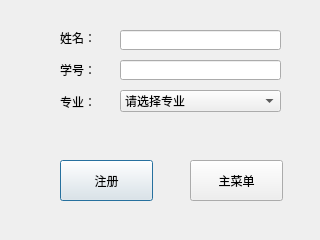
<?xml version="1.0" encoding="UTF-8"?>
<ui version="4.0">
 <class>Register</class>
 <widget class="QDialog" name="Register">
  <property name="geometry">
   <rect>
    <x>0</x>
    <y>0</y>
    <width>320</width>
    <height>240</height>
   </rect>
  </property>
  <property name="windowTitle">
   <string>Dialog</string>
  </property>
  <widget class="QLabel" name="label">
   <property name="geometry">
    <rect>
     <x>60</x>
     <y>30</y>
     <width>54</width>
     <height>16</height>
    </rect>
   </property>
   <property name="text">
    <string>姓名：</string>
   </property>
  </widget>
  <widget class="QLabel" name="label_2">
   <property name="geometry">
    <rect>
     <x>60</x>
     <y>60</y>
     <width>54</width>
     <height>20</height>
    </rect>
   </property>
   <property name="text">
    <string>学号：</string>
   </property>
  </widget>
  <widget class="QLabel" name="label_3">
   <property name="geometry">
    <rect>
     <x>60</x>
     <y>92</y>
     <width>54</width>
     <height>20</height>
    </rect>
   </property>
   <property name="text">
    <string>专业：</string>
   </property>
  </widget>
  <widget class="QLabel" name="label_4">
   <property name="geometry">
    <rect>
     <x>83</x>
     <y>130</y>
     <width>161</width>
     <height>20</height>
    </rect>
   </property>
   <property name="text">
    <string/>
   </property>
  </widget>
  <widget class="QLineEdit" name="lineEdit">
   <property name="geometry">
    <rect>
     <x>120</x>
     <y>30</y>
     <width>161</width>
     <height>20</height>
    </rect>
   </property>
  </widget>
  <widget class="QLineEdit" name="lineEdit_2">
   <property name="geometry">
    <rect>
     <x>120</x>
     <y>60</y>
     <width>161</width>
     <height>20</height>
    </rect>
   </property>
  </widget>
  <widget class="QPushButton" name="pushButton">
   <property name="geometry">
    <rect>
     <x>60</x>
     <y>160</y>
     <width>93</width>
     <height>41</height>
    </rect>
   </property>
   <property name="text">
    <string>注册</string>
   </property>
  </widget>
  <widget class="QPushButton" name="pushButton_2">
   <property name="geometry">
    <rect>
     <x>190</x>
     <y>160</y>
     <width>93</width>
     <height>41</height>
    </rect>
   </property>
   <property name="text">
    <string>主菜单</string>
   </property>
  </widget>
  <widget class="QComboBox" name="comboBox">
   <property name="geometry">
    <rect>
     <x>120</x>
     <y>90</y>
     <width>161</width>
     <height>22</height>
    </rect>
   </property>
   <item>
    <property name="text">
     <string>请选择专业</string>
    </property>
   </item>
   <item>
    <property name="text">
     <string>计算机科学与技术</string>
    </property>
   </item>
   <item>
    <property name="text">
     <string>软件工程</string>
    </property>
   </item>
   <item>
    <property name="text">
     <string>物联网工程</string>
    </property>
   </item>
   <item>
    <property name="text">
     <string>网络工程</string>
    </property>
   </item>
   <item>
    <property name="text">
     <string>其他</string>
    </property>
   </item>
  </widget>
 </widget>
 <resources/>
 <connections/>
</ui>
